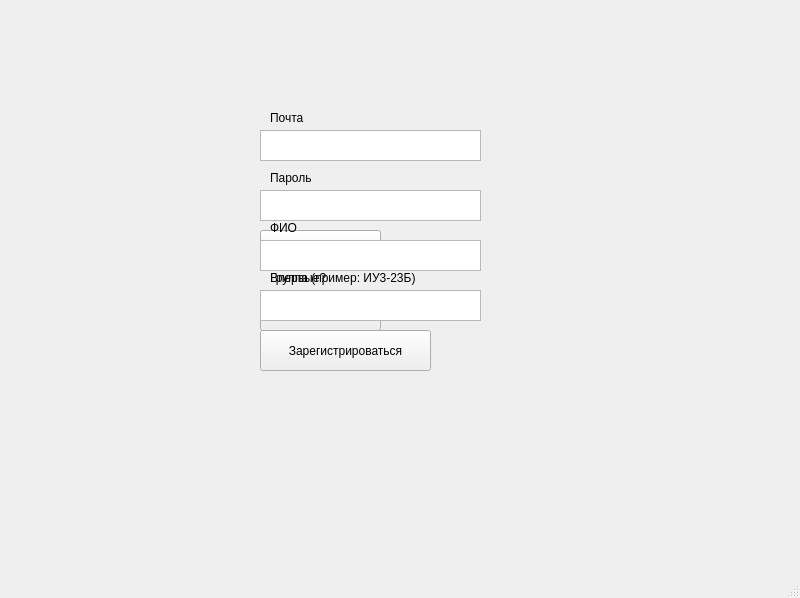
<?xml version="1.0" encoding="UTF-8"?>
<ui version="4.0">
 <class>MainWindow</class>
 <widget class="QMainWindow" name="MainWindow">
  <property name="geometry">
   <rect>
    <x>0</x>
    <y>0</y>
    <width>800</width>
    <height>598</height>
   </rect>
  </property>
  <property name="windowTitle">
   <string>MainWindow</string>
  </property>
  <widget class="QWidget" name="centralwidget">
   <widget class="QTextEdit" name="address">
    <property name="geometry">
     <rect>
      <x>260</x>
      <y>130</y>
      <width>221</width>
      <height>31</height>
     </rect>
    </property>
   </widget>
   <widget class="QTextEdit" name="password">
    <property name="geometry">
     <rect>
      <x>260</x>
      <y>190</y>
      <width>221</width>
      <height>31</height>
     </rect>
    </property>
   </widget>
   <widget class="QPushButton" name="login">
    <property name="geometry">
     <rect>
      <x>260</x>
      <y>230</y>
      <width>121</width>
      <height>41</height>
     </rect>
    </property>
    <property name="text">
     <string>Войти</string>
    </property>
   </widget>
   <widget class="QLabel" name="first_timelabel">
    <property name="geometry">
     <rect>
      <x>270</x>
      <y>270</y>
      <width>101</width>
      <height>16</height>
     </rect>
    </property>
    <property name="text">
     <string>Впервые?</string>
    </property>
   </widget>
   <widget class="QPushButton" name="registration">
    <property name="geometry">
     <rect>
      <x>260</x>
      <y>290</y>
      <width>121</width>
      <height>41</height>
     </rect>
    </property>
    <property name="text">
     <string>Регистрация</string>
    </property>
   </widget>
   <widget class="QLabel" name="password_label">
    <property name="geometry">
     <rect>
      <x>270</x>
      <y>170</y>
      <width>211</width>
      <height>16</height>
     </rect>
    </property>
    <property name="text">
     <string>Пароль</string>
    </property>
   </widget>
   <widget class="QLabel" name="address_label">
    <property name="geometry">
     <rect>
      <x>270</x>
      <y>110</y>
      <width>211</width>
      <height>16</height>
     </rect>
    </property>
    <property name="text">
     <string>Почта</string>
    </property>
   </widget>
   <widget class="QTextEdit" name="fio">
    <property name="geometry">
     <rect>
      <x>260</x>
      <y>240</y>
      <width>221</width>
      <height>31</height>
     </rect>
    </property>
   </widget>
   <widget class="QTextEdit" name="group">
    <property name="geometry">
     <rect>
      <x>260</x>
      <y>290</y>
      <width>221</width>
      <height>31</height>
     </rect>
    </property>
   </widget>
   <widget class="QLabel" name="fio_label">
    <property name="geometry">
     <rect>
      <x>270</x>
      <y>220</y>
      <width>211</width>
      <height>16</height>
     </rect>
    </property>
    <property name="text">
     <string>ФИО</string>
    </property>
   </widget>
   <widget class="QLabel" name="group_label">
    <property name="geometry">
     <rect>
      <x>270</x>
      <y>270</y>
      <width>211</width>
      <height>16</height>
     </rect>
    </property>
    <property name="text">
     <string>Группа (пример: ИУ3-23Б)</string>
    </property>
   </widget>
   <widget class="QPushButton" name="toregister">
    <property name="geometry">
     <rect>
      <x>260</x>
      <y>330</y>
      <width>171</width>
      <height>41</height>
     </rect>
    </property>
    <property name="text">
     <string>Зарегистрироваться</string>
    </property>
   </widget>
   <widget class="QLabel" name="mgtu_logo">
    <property name="geometry">
     <rect>
      <x>490</x>
      <y>110</y>
      <width>91</width>
      <height>101</height>
     </rect>
    </property>
    <property name="text">
     <string/>
    </property>
   </widget>
  </widget>
  <widget class="QMenuBar" name="menubar">
   <property name="geometry">
    <rect>
     <x>0</x>
     <y>0</y>
     <width>800</width>
     <height>24</height>
    </rect>
   </property>
  </widget>
  <widget class="QStatusBar" name="statusbar"/>
 </widget>
 <resources/>
 <connections/>
</ui>
